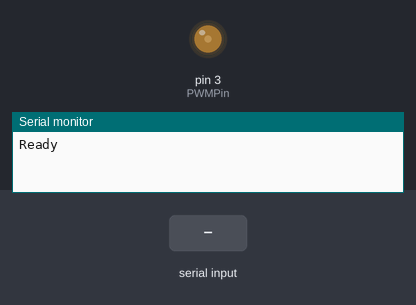
Recording of a sketch running on a simulated Arduino Uno, built with avr-gcc and run on an emulated ATmega328P. Shown: output pins drawn as LEDs (lit = HIGH), the last lines printed to the serial monitor. The test bench sets the inputs (shaded band).

Above: at 1.2 s.
1.3 s: "90,45\n" received over Serial
At 3.5 s:
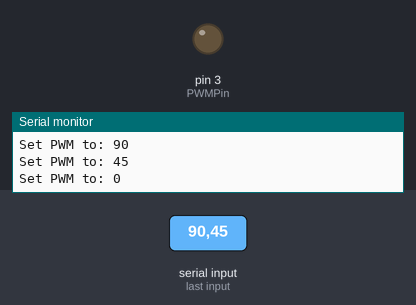
3.8 s: "30,150\n" received over Serial
At 4.6 s:
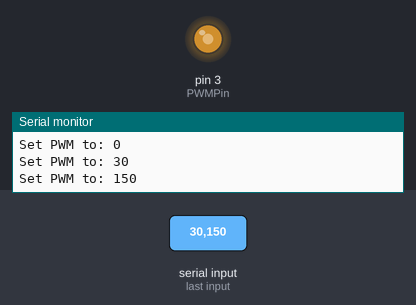
6.3 s: "200\n" received over Serial
At 6.7 s:
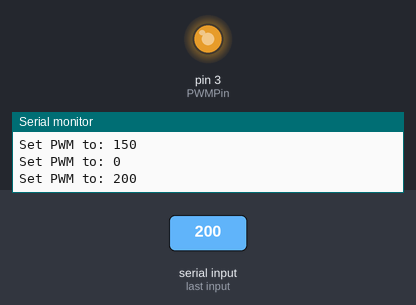
Timing chart, 0 to 9.3 s (numbered marks = the images above; inputs shaded):
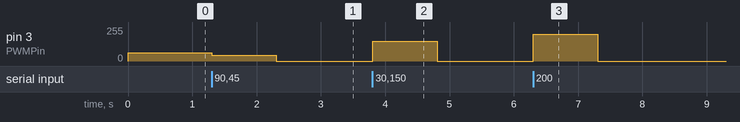

The sketch:

Arduino_LM_test.ino
```cpp
#define PWMPin 3
int value = 63;

void setup() {
  // put your setup code here, to run once:
  Serial.begin(9600);
  pinMode(PWMPin, OUTPUT);
  analogWrite(PWMPin, value);

  while(!Serial)
  {
    ;
  }
  Serial.println("Ready");
}

void loop() {
  // put your main code here, to run repeatedly:
  if (Serial.available() > 0)
  {
    value = Serial.parseInt();

    if (value >= 0 && value <= 255)
    {
       analogWrite(PWMPin, value);
       Serial.print("Set PWM to: ");
       Serial.println(value);
    }
    else
    {
      Serial.print("Wrong value");
    }
  }

}
```

Measured:
- after the input at 1.3 s, pin 3 (PWMPin): 63/255 → 45/255 at once, → 0/255 1.0 s later
- after the input at 3.8 s, pin 3 (PWMPin): 0/255 → 150/255 at once, → 0/255 1.0 s later
- after the input at 6.3 s, pin 3 (PWMPin): 0/255 → 200/255 at once, → 0/255 1.0 s later
